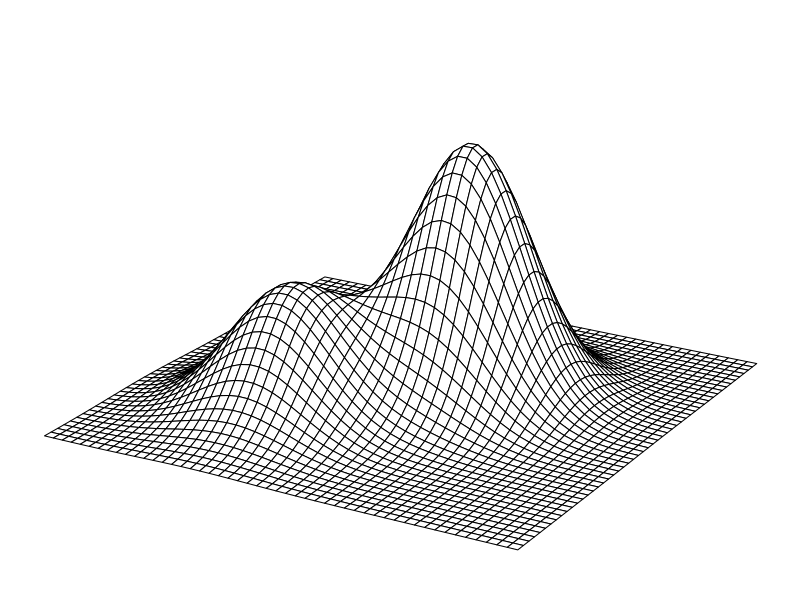

This chart was generated by the following R code:
#autor:      Joao Sollari Lopes
#local:      INE, Lisboa
#Rversion:   3.2.3
#criado:     10.07.2017
#modificado: 13.02.2019

#based on https://en.wikipedia.org/wiki/File:Local_maximum.png
f <- function(x,y){
    exp(1)^(-(x^2+y^2))+2*exp(1)^(-((x-1.5)^2+(y-1.5)^2))
}

dev.new(height=4,width=5)
par(mar=c(0.2,0.2,0.2,0.2))

x <- seq(-2,4,len=50)
y <- seq(-2,4,len=50)
z <- outer(x,y,f)
persp(x,y,z,phi=20,theta=30,d=5,expand=0.5,box=FALSE)
